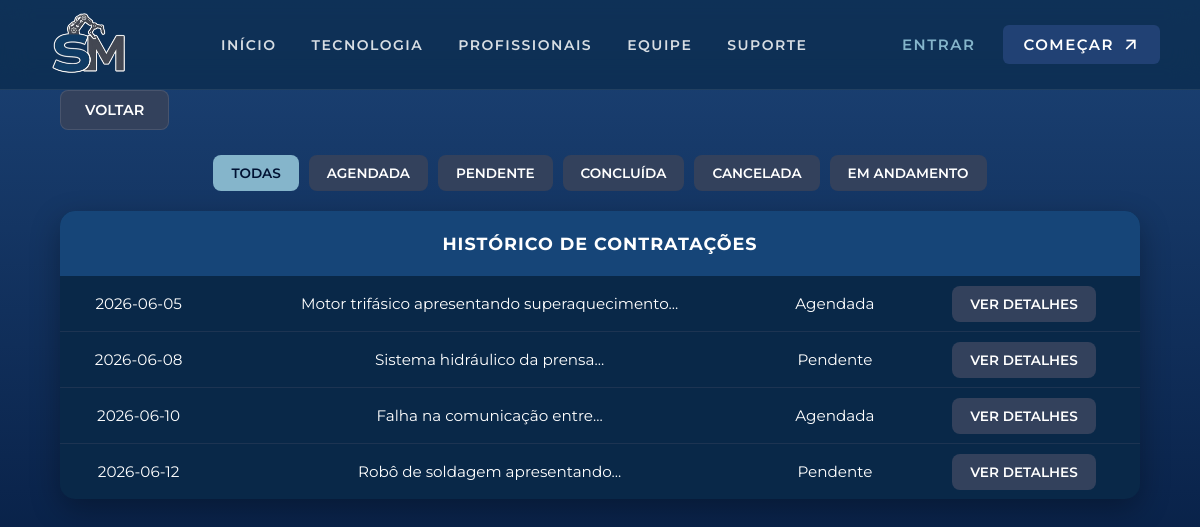
Page /user/historicodecontratacoes.php on the committed database.
### tables this page shows
CREATE TABLE
    IF NOT EXISTS agenda (
        id_os INT AUTO_INCREMENT PRIMARY KEY,
        data DATE NOT NULL,
        tempo_planejado INT NOT NULL,
        valor_total DECIMAL(10, 2) NOT NULL,
        descricao_problema TEXT NOT NULL,
        tipo_servico ENUM (
            'Manutenção Preventiva',
            'Automação industrial',
            'Engenharia de precisão',
            'Mecatrônica'
        ) NOT NULL,
        endereco_servico VARCHAR(255) NOT NULL,
        metodo_pagamento ENUM ('Pix', 'Débito') NOT NULL,
        status_os ENUM (
            'Pendente',
            'Agendada',
            'Em Andamento',
            'Concluída',
            'Cancelada'
        ) DEFAULT 'Pendente',
        id_cliente INT NOT NULL,
        id_profissional INT NOT NULL,
        FOREIGN KEY (id_cliente) REFERENCES usuarios (id_user),
        FOREIGN KEY (id_profissional) REFERENCES usuarios (id_user)
    );

### crud.php (called while the page is built, shortened)
<?php
try {
    function readAll($pdo, $table, $where = null) {
        $sql = "SELECT * FROM $table";
        $stmt = $pdo->query($sql);
        return $stmt->fetchAll(PDO::FETCH_ASSOC);
    }
} catch (PDOException $e) {
    die("Erro de conexão: " . $e->getMessage());
}

### user/historicodecontratacoes.php (the view, shortened to what this page needs)
<?php
require_once '../crud.php';
$statusFiltro = $_GET['status'] ?? 'Todas';
$where = null;
$tableAgenda = readAll($pdo, 'agenda', $where);
?>
<!DOCTYPE html>
<html lang="pt-br">
<head>
    <link rel="stylesheet" href="../css/userpage.css">
    <link rel="stylesheet" href="../css/partials.css">
</head>
<body>
<?php require_once '../partials/header.php'; ?>
<a href="./userpage.php">Voltar</a>
<div class="filtros">
    <?php
    $filtros = [
        'Todas',
        'Agendada',
        'Pendente',
        'Concluída',
        'Cancelada',
        'Em andamento'
    ];
    foreach ($filtros as $filtro):
        $ativo = ($statusFiltro === $filtro) ? 'ativo' : '';
    ?>
        <a class="<?= $ativo ?>" href="?status=<?= urlencode($filtro) ?>">
            <?= $filtro ?>
        </a>
    <?php endforeach; ?>
</div>
<table>
    <tr>
        <th colspan="99">HISTÓRICO DE CONTRATAÇÕES</th>
    </tr>
    <?php
    foreach ($tableAgenda as $agendamento){
            $palavras    = explode(' ', trim($agendamento['descricao_problema']));
            if (count($palavras) > 4) {
                $descricaoResumida = implode(' ', array_slice($palavras, 0, 4)) . '...';
            } else {
                $descricaoResumida = $agendamento['descricao_problema'];
            }
    echo "
    <tr>
        <td>{$agendamento['data']}</td>
        <td>{$descricaoResumida}</td>
        <td>{$agendamento['status_os']}</td>
        <td class='td_verDetalhes'>
            <a class='verDetalhes' href='detalhesContratacao.php?id={$agendamento['id_os']}'>Ver detalhes</a>
        </td>
    </tr>";
    }
?>
</table>
</body>
</html>

### css/userpage.css (style rules this page uses)
:root { --color-night-blue: #001233; --color-navy-dark: #092848; --color-slate-blue: #33415C; --white: #ffffff; --color-cool-gray: #7d8597; --color-deep-blue: #214174; --color-sky-light: #85b5cb; --royal-industrial: #164578; --misty-blue: #8BC0D6; }
* { margin: 0; padding: 0; box-sizing: border-box; }
body { font-family: "Montserrat", sans-serif; background: linear-gradient(to bottom, #1c4376, #001233); background-attachment: fixed; color: var(--white); min-height: 100vh; display: flex; flex-direction: column; align-items: center; padding-top: 130px; padding-bottom: 60px; }
h1, h2, h3, p, span, div, label, input, button { font-family: "Montserrat", sans-serif; }
a { text-decoration: none; color: var(--color-sky-light); transition: 0.3s ease; }
body > a[href*="userpage"], body > a[href*="historico"] { background-color: var(--color-slate-blue); color: var(--white); padding: 10px 24px; border-radius: 8px; font-size: 0.9rem; font-weight: 600; text-transform: uppercase; align-self: flex-start; margin-left: 5%; margin-bottom: 25px; display: inline-flex; align-items: center; border: 1px solid rgba(255,255,255,0.1); }
table { width: 90%; max-width: 1200px; border-collapse: collapse; background-color: var(--color-navy-dark); border-radius: 15px; overflow: hidden; margin: 0 auto 40px auto; box-shadow: 0 10px 30px rgba(0, 0, 0, 0.3); }
th { background-color: var(--royal-industrial); color: var(--white); padding: 22px 15px; font-size: 1.1rem; text-transform: uppercase; letter-spacing: 1px; font-weight: 700; text-align: center; }
td { padding: 18px 15px; border-bottom: 1px solid rgba(51, 65, 92, 0.5); color: var(--white); font-size: 0.95rem; text-align: center; }
tr:last-child td { border-bottom: none; }
.verDetalhes { background-color: var(--color-slate-blue); color: var(--white); padding: 10px 18px; border-radius: 8px; font-size: 0.85rem; font-weight: 600; text-transform: uppercase; transition: all 0.3s ease; }
.filtros { justify-content: center; width: 90%; max-width: 1200px; display: flex; gap: 10px; flex-wrap: wrap; margin: 0 auto 20px auto; }
.filtros a { background-color: var(--color-slate-blue); color: var(--white); padding: 10px 18px; border-radius: 8px; font-size: 0.85rem; font-weight: 600; text-transform: uppercase; transition: all 0.3s ease; }
.filtros a.ativo { background-color: var(--color-sky-light); color: var(--color-night-blue); }

### css/partials.css (style rules this page uses)
html, body { min-height: 100%; }
body { min-height: 100vh; display: flex; flex-direction: column; padding-top: 90px; }

### rows in the picture
agenda: data "2026-06-05", descricao_problema "Motor trifásico apresentando superaquecimento...", status_os "Agendada"
agenda: data "2026-06-08", descricao_problema "Sistema hidráulico da prensa...", status_os "Pendente"
agenda: data "2026-06-10", descricao_problema "Falha na comunicação entre...", status_os "Agendada"
agenda: data "2026-06-12", descricao_problema "Robô de soldagem apresentando...", status_os "Pendente"

### other values in the picture
$filtro "TODAS"
$filtro "AGENDADA"
$filtro "PENDENTE"
$filtro "CONCLUÍDA"
$filtro "CANCELADA"
$filtro "EM ANDAMENTO"
